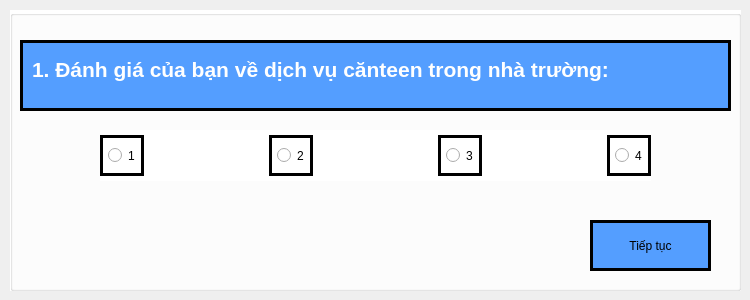
   <widget class="QWidget" name="page_1">
    <widget class="QGroupBox" name="groupBox_3">
     <property name="geometry">
      <rect>
       <x>10</x>
       <y>10</y>
       <width>731</width>
       <height>281</height>
      </rect>
     </property>
     <property name="styleSheet">
      <string notr="true">background-color: #ffffff;</string>
     </property>
     <property name="title">
      <string/>
     </property>
     <widget class="QTextBrowser" name="textBrowser_8">
      <property name="geometry">
       <rect>
        <x>10</x>
        <y>30</y>
        <width>711</width>
        <height>71</height>
       </rect>
      </property>
      <property name="styleSheet">
       <string notr="true">background-color: #549eff;
padding: 10px 5px;
border: 3px solid black;</string>
      </property>
      <property name="html">
       <string>&lt;!DOCTYPE HTML PUBLIC &quot;-//W3C//DTD HTML 4.0//EN&quot; &quot;http://www.w3.org/TR/REC-html40/strict.dtd&quot;&gt;
&lt;html&gt;&lt;head&gt;&lt;meta name=&quot;qrichtext&quot; content=&quot;1&quot; /&gt;&lt;style type=&quot;text/css&quot;&gt;
p, li { white-space: pre-wrap; }
&lt;/style&gt;&lt;/head&gt;&lt;body style=&quot; font-family:'PibotoLt'; font-size:8pt; font-weight:400; font-style:normal;&quot;&gt;
&lt;p style=&quot; margin-top:0px; margin-bottom:0px; margin-left:0px; margin-right:0px; -qt-block-indent:0; text-indent:0px;&quot;&gt;&lt;span style=&quot; font-size:16pt; font-weight:600; color:#ffffff;&quot;&gt;1. Đánh giá của bạn về dịch vụ cănteen trong nhà trường:&lt;/span&gt;&lt;/p&gt;&lt;/body&gt;&lt;/html&gt;</string>
      </property>
     </widget>
     <widget class="QPushButton" name="next">
      <property name="geometry">
       <rect>
        <x>580</x>
        <y>210</y>
        <width>121</width>
        <height>51</height>
       </rect>
      </property>
      <property name="styleSheet">
       <string notr="true">background-color: #549eff;
font: 75 italic 12pt &quot;Sans&quot;;
padding: 10px 5px;
border: 3px solid black;
</string>
      </property>
      <property name="text">
       <string>Tiếp tục</string>
      </property>
     </widget>
     <widget class="QWidget" name="layoutWidget">
      <property name="geometry">
       <rect>
        <x>90</x>
        <y>120</y>
        <width>551</width>
        <height>51</height>
       </rect>
      </property>
      <layout class="QHBoxLayout" name="horizontalLayout">
       <item>
        <widget class="QRadioButton" name="ra1_1">
         <property name="styleSheet">
          <string notr="true">font: 75 italic 12pt &quot;Sans&quot;;
padding: 10px 5px;
border: 3px solid black;</string>
         </property>
         <property name="text">
          <string>1</string>
         </property>
        </widget>
       </item>
       <item>
        <spacer name="horizontalSpacer">
         <property name="orientation">
          <enum>Qt::Horizontal</enum>
         </property>
         <property name="sizeHint" stdset="0">
          <size>
           <width>40</width>
           <height>20</height>
          </size>
         </property>
        </spacer>
       </item>
       <item>
        <widget class="QRadioButton" name="ra1_2">
         <property name="styleSheet">
          <string notr="true">font: 75 italic 12pt &quot;Sans&quot;;
padding: 10px 5px;
border: 3px solid black;
</string>
         </property>
         <property name="text">
          <string>2</string>
         </property>
        </widget>
       </item>
       <item>
        <spacer name="horizontalSpacer_2">
         <property name="orientation">
          <enum>Qt::Horizontal</enum>
         </property>
         <property name="sizeHint" stdset="0">
          <size>
           <width>40</width>
           <height>20</height>
          </size>
         </property>
        </spacer>
       </item>
       <item>
        <widget class="QRadioButton" name="ra1_3">
         <property name="styleSheet">
          <string notr="true">font: 75 italic 12pt &quot;Sans&quot;;
padding: 10px 5px;
border: 3px solid black;
</string>
         </property>
         <property name="text">
          <string>3</string>
         </property>
        </widget>
       </item>
       <item>
        <spacer name="horizontalSpacer_3">
         <property name="orientation">
          <enum>Qt::Horizontal</enum>
         </property>
         <property name="sizeHint" stdset="0">
          <size>
           <width>40</width>
           <height>20</height>
          </size>
         </property>
        </spacer>
       </item>
       <item>
        <widget class="QRadioButton" name="ra1_4">
         <property name="styleSheet">
          <string notr="true">font: 75 italic 12pt &quot;Sans&quot;;
padding: 10px 5px;
border: 3px solid black;</string>
         </property>
         <property name="text">
          <string>4</string>
         </property>
        </widget>
       </item>
      </layout>
     </widget>
    </widget>
   </widget>
